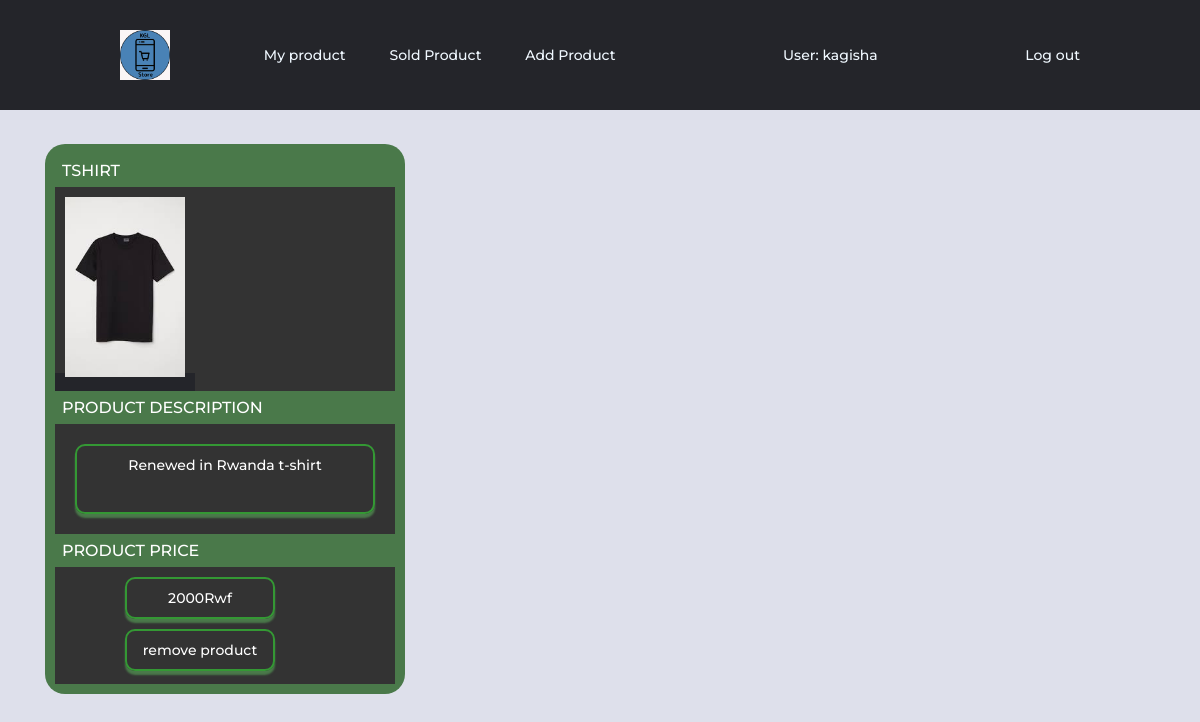
Screenshot of /myproduct.php (signed in) with the database file from the repository.
### tables this page shows
CREATE TABLE `products` (
  `product_id` int(12) NOT NULL,
  `image` varchar(70) NOT NULL,
  `product_name` varchar(100) NOT NULL,
  `product_description` varchar(300) NOT NULL,
  `product_price` int(10) NOT NULL,
  `username` varchar(30) NOT NULL,
  `bought` tinyint(1) NOT NULL,
  `buyer` varchar(30) NOT NULL
);

### myproduct.php (the view, shortened to what this page needs)
<!DOCTYPE html>
    <head>
        <link rel="stylesheet" href="css/SellerIndex.css">
        <link href="https://stackpath.bootstrapcdn.com/font-awesome/4.7.0/css/font-awesome.min.css" rel="stylesheet">
    </head>
    <body>
        <header>
            <img class="logo" src="images/logo.png" style="width:50px;height:50px;">
            <ul class="option_links">
            <?php if (isset($_SESSION["user"])): ?>
                <li><a href="myproduct.php">My product</li>
                <li><a href="sold_product.php">Sold Product</li>
                <li><a href="seller_index.php">Add Product</li>
                <?php endif ?>
            </ul>
            <Strong><a href="#">User: <?php echo $_SESSION['user']; ?></Strong>
            <Strong><a href="seller_index.php?logout="1">Log out<Strong>
        </header>
        <footer>
            <div id="product-view">
                <?php
                    $username=$_SESSION['user'];
                    $conn = DBConnect($GLOBALS['dbhost'], $GLOBALS['dbuser'], $GLOBALS['dbpass'], $GLOBALS['dbname']);
                    $query= "SELECT * FROM products WHERE username='$username' AND bought='0'";
                    $result=mysqli_query($conn,$query);
                    while ($row = mysqli_fetch_array($result)) {
                        print "<div id='img_div'>";
                            print "<a href='#'><div class=product-box>";
                                print "<h2>".$row['product_name']."</h2>";
                                print "<a href='#'><img src='uploads/".$row['image']."' >";
                                print "<h3>"."Product description"."</h3>";
                                print "<p>".$row['product_description']."</p>";
                                print "<h3>"."Product price"."</h3>";
                                print "<span>".$row['product_price']."Rwf"."</span>";
                                print "<a href='myproduct.php?remove_product='1'><span>remove product<spam>";
                            print "</div>";
                        print "</div>";
                      }
                ?>
            </div>
        </footer>
    </body>
</html>

### css/SellerIndex.css (style rules this page uses)
* { box-sizing:border-box; margin: 0; padding: 0; background-color: rgb(222, 224, 235); font-family:"Montserrat" , sans-serif; font-weight: 500; font-size: 14px; }
.logo { size: 50px; background-color: #24252A; }
li ,a { color: aliceblue; text-decoration: none; background-color: #24252A; }
header { display: flex; justify-content: space-between; align-items: center; padding: 30px 10%; height: 20%; background-color: #24252A; }
.option_links { list-style: none; }
.option_links li { display: inline-block; padding: 0px 20px; background-color: #24252A; }
.option_links li a { transition: all 0.3s ease-in 0s; }
footer { padding: 0; margin: 270px 0px; width: 100%; display:flex; }
#product-view { width: auto; margin: 0; position: absolute; top:18%; left: 30px; }
#img_div { margin: 0px 15px; padding: 10px; display: inline-block; position: relative; background-color: #4a794a; border-radius: 20px; justify-content: center; }
.product-box { background-color: #333; width: auto; height: 530px; margin: 0; }
.product-box h2,h3 { width: auto; padding: 7px; background-color: #4a794a; color: white; text-transform: uppercase; position: relative; font-family:"Montserrat" , sans-serif; font-weight: 500; font-size: 16px; }
.product-box img { height: 180px; display: absolute; margin: 10px; position: relative; }
.product-box p { background: none; display: block; margin: 20px; text-align: center; border: 2px solid #349834; padding: 10px 8px; width: 300px; height: 70px; outline: none; color: white; border-radius: 10px; box-shadow: 0px 4px 2px #4a794a; }
.product-box span { background: none; display: block; margin: 10px 70px; text-align: center; border: 2px solid #349834; padding: 10px 8px; width: 150px; height: auto; outline: none; color: white; border-radius: 10px; box-shadow: 0px 4px 2px #4a794a; }

### rows the page displays
products: product_name "TSHIRT", image (picture), product_description "Renewed in Rwanda t-shirt", product_price "2000"

### other values shown
$_SESSION['user'] "kagisha"
